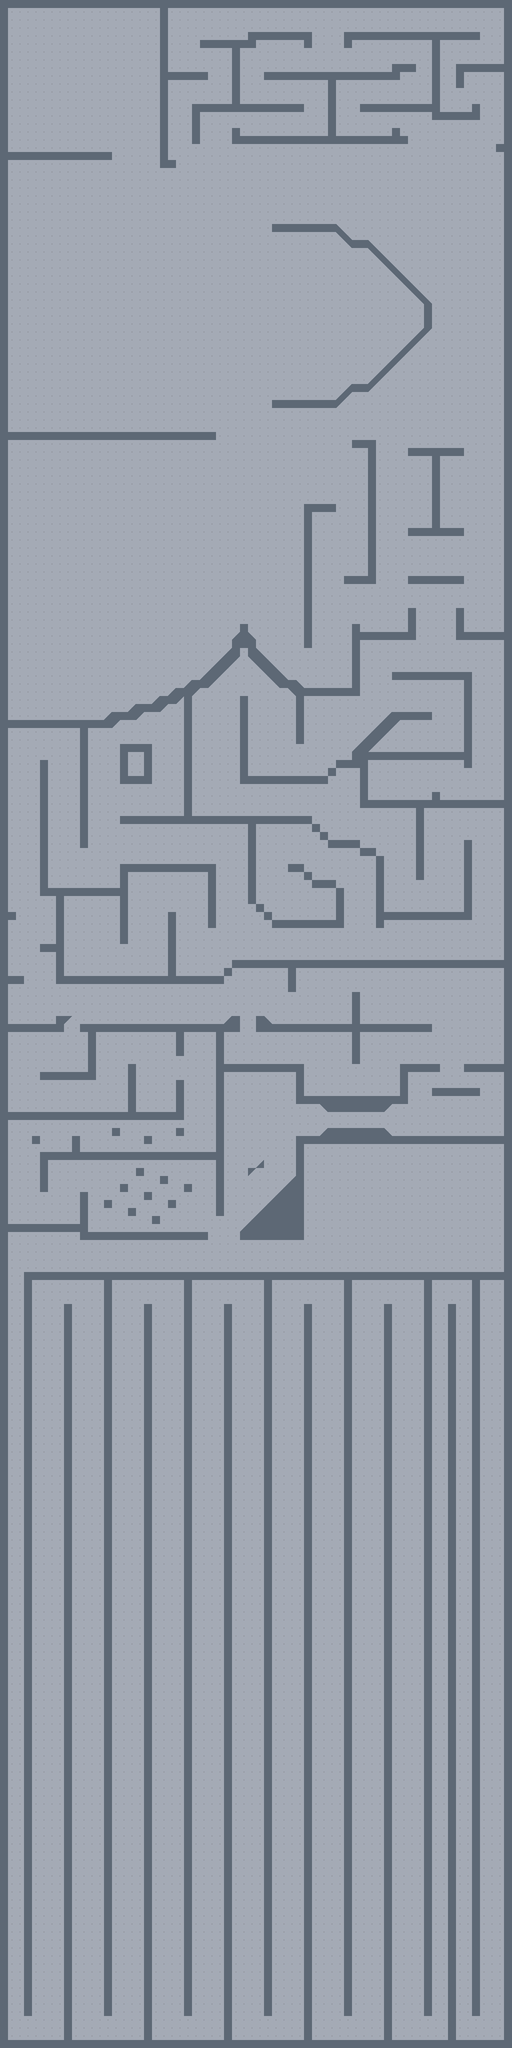

The image is a tile-based game level rendered from a .tmx file. Its description and source (layers, tilesets, objects; grid data summarised) follow:
An orthogonal 64x256 tile map with 16x16 px tiles, 2 tile layers (background layer, wall layer) and 11 objects (5x Spawner, PlayerSpawn).

<map version="1.10" tiledversion="1.11.0" orientation="orthogonal" renderorder="right-down" width="64" height="256" tilewidth="16" tileheight="16" infinite="0" nextlayerid="5" nextobjectid="18">
 <tileset firstgid="1" source="../tilesets/tileset16x.tsx" />
 <layer id="1" name="background layer" width="64" height="256">
  <data>[16384 cells, 16384 non-empty, 1 distinct tile ids]</data>
 </layer>
 <layer id="2" name="wall layer" width="64" height="256">
  <data>[16384 cells, 3073 non-empty, 5 distinct tile ids]</data>
 </layer>
 <objectgroup id="3" name="object layer">
  <object id="1" template="../templates/SpawnerTrigger-rect.tx" x="16" y="320" width="16" height="32">
   <properties>
    <property name="spawner_id" type="object" value="5" />
   </properties>
  </object>
  <object id="2" template="../templates/PlayerSpawn.tx" type="PlayerSpawn" x="215" y="556.667" />
  <object id="5" type="Spawner" x="33.2121" y="38.1515">
   <properties>
    <property name="active" type="bool" value="false" />
    <property name="delay" type="float" value="1.5" />
    <property name="immediate" type="bool" value="true" />
    <property name="interval" type="float" value="0.3" />
    <property name="num_spawn" type="int" value="4" />
    <property name="repeats" type="bool" value="true" />
   </properties>
   <point />
  </object>
  <object id="8" template="../templates/SpawnerTrigger-rect.tx" x="624" y="288" width="48" height="16">
   <properties>
    <property name="spawner_id" type="object" value="9" />
   </properties>
  </object>
  <object id="9" type="Spawner" x="654.545" y="34.1515">
   <properties>
    <property name="active" type="bool" value="false" />
    <property name="delay" type="float" value="1.5" />
    <property name="immediate" type="bool" value="true" />
    <property name="interval" type="float" value="0.3" />
    <property name="num_spawn" type="int" value="4" />
    <property name="repeats" type="bool" value="true" />
   </properties>
   <point />
  </object>
  <object id="12" template="../templates/SpawnerTrigger-rect.tx" x="784" y="608" width="32" height="32">
   <properties>
    <property name="spawner_id" type="object" value="13" />
   </properties>
  </object>
  <object id="13" type="Spawner" x="888.545" y="632.667">
   <properties>
    <property name="active" type="bool" value="false" />
    <property name="delay" type="float" value="1.5" />
    <property name="immediate" type="bool" value="true" />
    <property name="interval" type="float" value="0.3" />
    <property name="num_spawn" type="int" value="3" />
    <property name="repeats" type="bool" value="true" />
   </properties>
   <point />
  </object>
  <object id="14" template="../templates/SpawnerTrigger-rect.tx" x="16" y="832" width="32" height="32">
   <properties>
    <property name="spawner_id" type="object" value="15" />
   </properties>
  </object>
  <object id="15" type="Spawner" x="28.545" y="988">
   <properties>
    <property name="active" type="bool" value="false" />
    <property name="delay" type="float" value="1.5" />
    <property name="immediate" type="bool" value="true" />
    <property name="interval" type="float" value="0.3" />
    <property name="num_spawn" type="int" value="3" />
    <property name="repeats" type="bool" value="true" />
   </properties>
   <point />
  </object>
  <object id="16" type="Spawner" x="111.333" y="1418.67">
   <properties>
    <property name="active" type="bool" value="false" />
    <property name="delay" type="float" value="1.5" />
    <property name="immediate" type="bool" value="true" />
    <property name="interval" type="float" value="0.3" />
    <property name="num_spawn" type="int" value="3" />
    <property name="repeats" type="bool" value="true" />
   </properties>
   <point />
  </object>
  <object id="17" template="../templates/SpawnerTrigger-rect.tx" x="64" y="832" width="32" height="32">
   <properties>
    <property name="spawner_id" type="object" value="16" />
   </properties>
  </object>
 </objectgroup>
</map>
